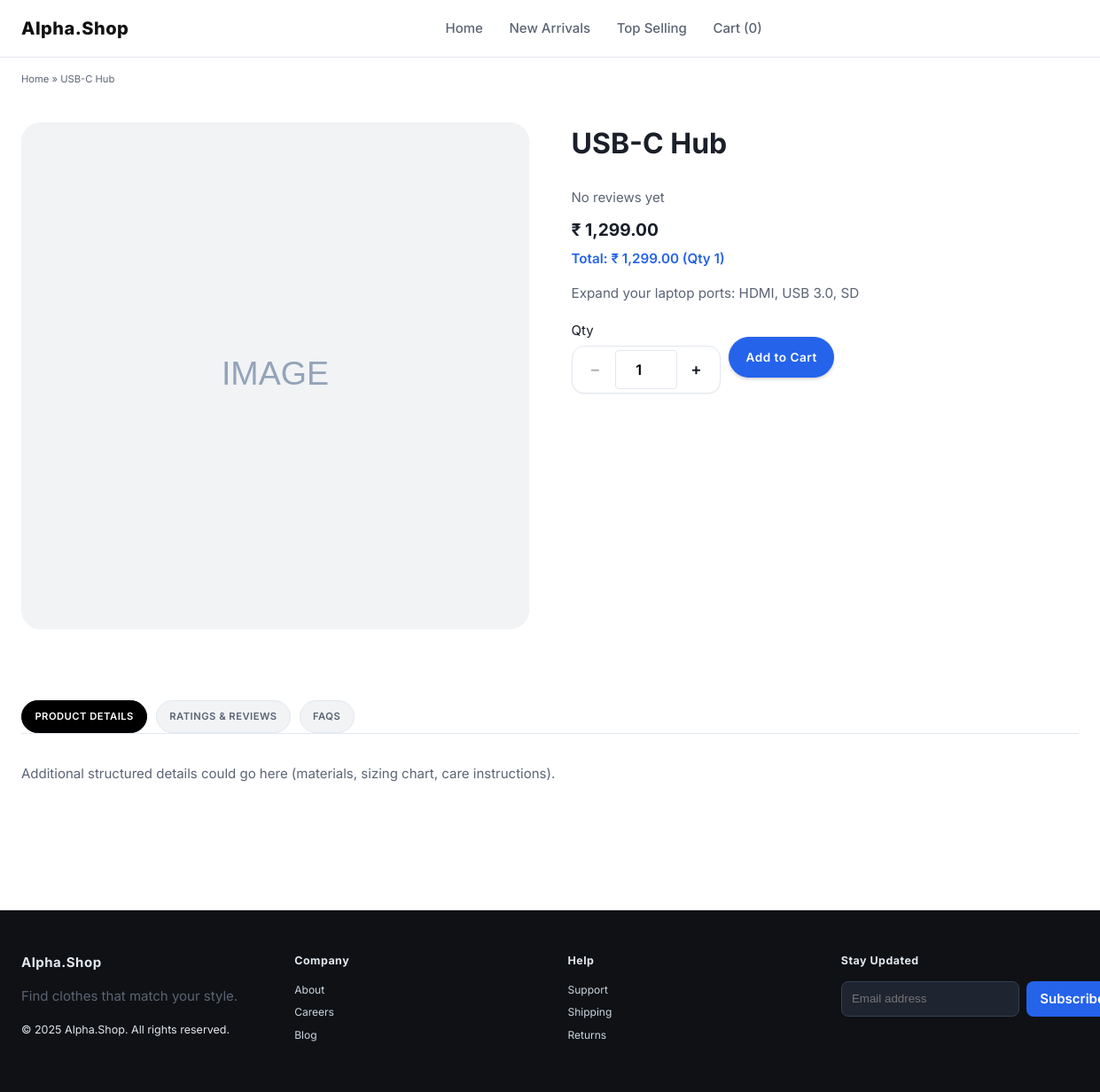
The app's page /ecommerce/product.php?id=3 with its own data.
### tables this page shows
CREATE TABLE products (
  id INT AUTO_INCREMENT PRIMARY KEY,
  name VARCHAR(120) NOT NULL,
  description TEXT,
  price DECIMAL(10,2) NOT NULL DEFAULT 0.00,
  image VARCHAR(255) DEFAULT 'placeholder.png',
  created_at TIMESTAMP DEFAULT CURRENT_TIMESTAMP
);

### ecommerce/image_resolver.php (called while the page is built, shortened)
<?php
function resolve_product_image(?PDO $pdo, array $product): string {
    $raw = trim((string)($product['image'] ?? ''));
    $imagesDir = __DIR__ . '/images';
    $placeholder = 'images/placeholder.svg';
    if ($raw !== '') {
        $direct = $imagesDir . '/' . $raw;
    }
    static $candidates = null; static $lowerMap = null; static $tokenIndex = null;
    if ($candidates === null) {
        $candidates = []; $lowerMap = []; $tokenIndex = [];
        foreach (glob($imagesDir . '/*') as $f) {
            $bn = basename($f);
            if ($bn === 'placeholder.svg') continue;
            $candidates[] = $bn;
            $base = preg_replace('/\.[^.]+$/','',$bn);
            $tokens = preg_split('/[-_\.]+/', strtolower($base));
            $tokens = array_filter($tokens, fn($t)=>$t!=='');
            $tokenIndex[$bn] = $tokens;
        }
    }
    if ($raw !== '') {
        $lower = strtolower($raw);
    }
    $rawBase = $raw !== '' ? preg_replace('/\.[^.]+$/','',$raw) : '';
    $rawTokens = $rawBase !== '' ? preg_split('/[-_\.]+/', strtolower($rawBase)) : [];
    $rawTokens = array_filter($rawTokens, fn($t)=>$t!=='');
    $best = null; $bestScore = 0;
    foreach ($candidates as $cand) {
        $tokens = $tokenIndex[$cand] ?? [];
        $score = 0;
        $score -= (strlen($cand) / 10);
    }
    return $placeholder;
}

### ecommerce/product.php (the view, shortened to what this page needs)
<?php
require __DIR__ . '/db_connect.php';
require __DIR__ . '/image_resolver.php';
try { $pdo = get_pdo(); } catch(Throwable $e){ $pdo=null; $connError=$e->getMessage(); }
$id = isset($_GET['id']) ? (int)$_GET['id'] : 0;
$p = null;
if ($pdo instanceof PDO) {
  try {
    $stmt = $pdo->prepare("SELECT * FROM products WHERE id = ?");
    $stmt->execute([$id]);
    $p = $stmt->fetch();
  } catch(Throwable $e) { $queryError = $e->getMessage(); }
}
include __DIR__ . '/header.php';
?>
<nav class="breadcrumb container"><a href="index.php">Home</a> &raquo; <span><?php echo htmlspecialchars($p['name']); ?></span></nav>
<section class="container product-view">
  <div class="pv-gallery">
    <div class="pv-main-img">
      <?php $displayImg = resolve_product_image($pdo instanceof PDO ? $pdo : null, $p); ?>
      <img src="<?php echo htmlspecialchars($displayImg); ?>" alt="<?php echo htmlspecialchars($p['name']); ?>" width="640" height="800" loading="lazy">
    </div>
  </div>
  <div class="pv-info">
    <h1><?php echo htmlspecialchars($p['name']); ?></h1>
    <?php
      $avgRating = null; $reviewCount = 0; $reviews = [];
      try {
        $rs = $pdo->prepare('SELECT id,name,rating,comment,created_at FROM reviews WHERE product_id=? ORDER BY created_at DESC LIMIT 12');
        $rs->execute([$p['id']]);
        $reviews = $rs->fetchAll();
        $reviewCount = count($reviews);
      } catch (Throwable $e) {  }
    ?>
    <div class="rating-summary">
      <?php if($avgRating): ?>
        <span class="stars" aria-label="<?php echo $avgRating; ?> out of 5">
          <?php
            $full = floor($avgRating); $half = ($avgRating*10 % 10)>=5; $i=0;
            for($i=1;$i<=5;$i++){ echo $i<=$full ? '★' : ($i==$full+1 && $half ? '☆' : '☆'); }
          ?>
        </span>
        <span class="rating-text"><?php echo $avgRating; ?>/5 (<?php echo $reviewCount; ?> reviews)</span>
      <?php else: ?>
        <span class="rating-text muted">No reviews yet</span>
      <?php endif; ?>
    </div>
  <div class="pv-price" id="unitPrice" data-unit="<?php echo htmlspecialchars($p['price'],ENT_QUOTES); ?>">₹ <?php echo number_format($p['price'],2); ?></div>
  <div class="pv-total" id="totalPrice" data-initial>Total: ₹ <?php echo number_format($p['price'],2); ?> <span class="qty-readout" id="qtyReadout" data-q="1">(Qty 1)</span></div>
    <p class="pv-desc"><?php echo nl2br(htmlspecialchars($p['description'])); ?></p>
    <form method="post" action="add_to_cart.php" class="pv-cart-form">
      <div class="qty-wrap">
        <label for="qtyInput">Qty</label>
  <div class="qty-control lg" data-qty>
          <button type="button" class="qty-btn" data-dec aria-label="Decrease quantity">−</button>
          <input id="qtyInput" type="number" name="qty" value="1" min="1" inputmode="numeric" pattern="[0-9]*">
          <button type="button" class="qty-btn" data-inc aria-label="Increase quantity">+</button>
        </div>
      </div>
      <button class="btn primary" type="submit">Add to Cart</button>
    </form>
  </div>
</section>
<section class="container reviews-section">
  <div class="reviews-tabs">
    <button class="rev-tab active" data-tab="details">Product Details</button>
    <button class="rev-tab" data-tab="reviews">Ratings & Reviews</button>
    <button class="rev-tab" data-tab="faq">FAQs</button>
  </div>
  <div class="rev-panels">
    <div data-tabpanel="details">
      <p class="muted">Additional structured details could go here (materials, sizing chart, care instructions).</p>
    </div>
  </div>
</section>
<?php include __DIR__ . '/footer.php'; ?>

### ecommerce/css/styles.css (style rules this page uses)
* { box-sizing: border-box; }
:root { --bg: #ffffff; --bg-alt: #f5f7fa; --bg-soft: #f1f3f5; --border: #e2e8f0; --text: #1a1f29; --text-muted: #5b6474; --brand: #111111; --accent: #2563eb; --accent-hover: #1d4ed8; --radius-sm:4px; --radius:8px; --radius-lg:18px; --shadow-sm:0 1px 2px rgba(0,0,0,.05); --shadow:0 4px 12px -2px rgba(0,0,0,.08); --grad: linear-gradient(135deg,#111 0%,#333 100%); font-family:'Inter',system-ui,Arial,sans-serif; }
body { margin:0; background:var(--bg); color:var(--text); font-size:15px; line-height:1.5; }
a { color:var(--accent); text-decoration:none; }
img { max-width:100%; display:block; }
.container { width:min(1240px,100% - 3rem); margin-inline:auto; }
.qty-wrap { display:flex; flex-direction:column; gap:.35rem; }
.qty-control { display:inline-flex; align-items:center; border:1px solid var(--border); border-radius:14px; background:#fff; padding:2px; box-shadow:0 1px 2px rgba(0,0,0,.06); }
.qty-control.lg { padding:4px; }
.qty-control input { width:52px; text-align:center; border:none; background:transparent; font:600 0.9rem/1 var(--font,inherit); padding:4px 2px; }
.qty-control.lg input { width:60px; font-size:1rem; }
.qty-control.lg input { font-weight:600; letter-spacing:.5px; }
.qty-btn { appearance:none; -webkit-appearance:none; border:none; background:transparent; min-width:38px; height:38px; cursor:pointer; font-size:1.05rem; font-weight:600; color:var(--text); display:grid; place-items:center; border-radius:10px; transition:.18s background, .18s color; }
.qty-control.lg .qty-btn { min-width:44px; height:44px; font-size:1.15rem; }
.qty-btn[disabled], .qty-btn.disabled { opacity:.35; cursor:not-allowed; background:transparent!important; }
.product-view { display:grid; gap:3rem; grid-template-columns:repeat(auto-fit,minmax(300px,1fr)); padding:2.5rem 0 3rem; }
.pv-main-img { aspect-ratio:1/1; background:var(--bg-soft); border-radius:22px; display:flex; align-items:center; justify-content:center; overflow:hidden; }
.pv-main-img img { width:100%; height:100%; object-fit:cover; }
.pv-info h1 { margin-top:0; font-size:2rem; font-weight:700; }
.pv-price { font-size:1.2rem; font-weight:700; margin:.6rem 0 1rem; }
.pv-total { font-size:.95rem; margin:-.5rem 0 1rem; font-weight:600; color:var(--accent); }
.pv-desc { color:var(--text-muted); font-size:.95rem; }
.pv-cart-form { display:flex; gap:.6rem; align-items:center; margin-top:1.2rem; }
.pv-cart-form input[type=number] { width:70px; padding:.55rem; border:1px solid var(--border); border-radius:var(--radius-sm); }
.btn { --btn-bg: var(--brand); --btn-color:#fff; cursor:pointer; display:inline-flex; align-items:center; gap:.5rem; font-weight:600; font-size:.85rem; letter-spacing:.5px; padding:.75rem 1.15rem; border-radius:50px; background:var(--btn-bg); color:var(--btn-color)!important; border:1px solid var(--btn-bg); text-decoration:none; transition:.25s background,.25s transform, .25s box-shadow; box-shadow:0 2px 4px -1px rgba(0,0,0,.25); }
.btn.primary { --btn-bg: var(--accent); color:#fff!important; }
button { font:inherit; }
input[type=number] { padding:.45rem .5rem; border:1px solid var(--border); border-radius:10px; font:inherit; }
.muted { color:var(--text-muted); }
.breadcrumb { font-size:.7rem; color:var(--text-muted); padding-top:1rem; }
.breadcrumb a { color:var(--text-muted); }
.reviews-section { padding:2rem 0 4rem; }
.reviews-tabs { display:flex; gap:.6rem; border-bottom:1px solid var(--border); margin-bottom:1.2rem; flex-wrap:wrap; }
.reviews-tabs .rev-tab { background:var(--bg-soft); border:1px solid var(--border); padding:.55rem .9rem; border-radius:40px; font-size:.7rem; font-weight:600; letter-spacing:.5px; cursor:pointer; text-transform:uppercase; color:var(--text-muted); }
.reviews-tabs .rev-tab.active { background:#000; color:#fff; border-color:#000; }
.rev-panels { display:grid; gap:1.5rem; }

### records on screen
products: name "USB-C Hub", price "1,299.00", description "Expand your laptop ports: HDMI, USB 3.0, SD"
